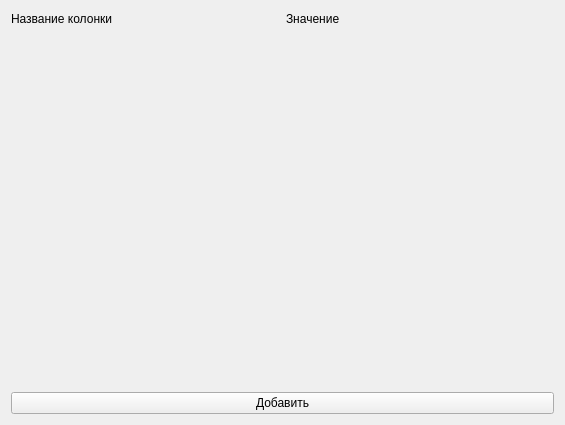
<?xml version="1.0" encoding="UTF-8"?>
<ui version="4.0">
 <class>Form</class>
 <widget class="QWidget" name="Form">
  <property name="geometry">
   <rect>
    <x>0</x>
    <y>0</y>
    <width>565</width>
    <height>425</height>
   </rect>
  </property>
  <property name="windowTitle">
   <string>Введите данные</string>
  </property>
  <layout class="QVBoxLayout" name="verticalLayout_3">
   <item>
    <layout class="QHBoxLayout" name="horizontalLayout">
     <item>
      <widget class="QLabel" name="label">
       <property name="sizePolicy">
        <sizepolicy hsizetype="Preferred" vsizetype="Fixed">
         <horstretch>0</horstretch>
         <verstretch>0</verstretch>
        </sizepolicy>
       </property>
       <property name="minimumSize">
        <size>
         <width>0</width>
         <height>15</height>
        </size>
       </property>
       <property name="text">
        <string>Название колонки</string>
       </property>
      </widget>
     </item>
     <item>
      <widget class="QLabel" name="label_2">
       <property name="sizePolicy">
        <sizepolicy hsizetype="Preferred" vsizetype="Fixed">
         <horstretch>0</horstretch>
         <verstretch>0</verstretch>
        </sizepolicy>
       </property>
       <property name="minimumSize">
        <size>
         <width>0</width>
         <height>15</height>
        </size>
       </property>
       <property name="text">
        <string>Значение</string>
       </property>
      </widget>
     </item>
    </layout>
   </item>
   <item>
    <layout class="QVBoxLayout" name="data_layout"/>
   </item>
   <item>
    <spacer name="verticalSpacer">
     <property name="orientation">
      <enum>Qt::Vertical</enum>
     </property>
     <property name="sizeHint" stdset="0">
      <size>
       <width>20</width>
       <height>40</height>
      </size>
     </property>
    </spacer>
   </item>
   <item>
    <widget class="QPushButton" name="pushButton">
     <property name="text">
      <string>Добавить</string>
     </property>
    </widget>
   </item>
  </layout>
 </widget>
 <resources/>
 <connections/>
</ui>
